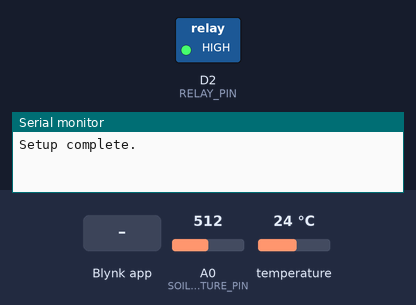
The sketch below on a simulated ESP8266 (NodeMCU). On the bench: switched loads named in the sketch (green lamp = pin HIGH), the last lines printed to the serial monitor. Inputs (shaded band) come from the test bench; at power-on: A0 (SOIL_MOISTURE_PIN) = 512, temperature 24 °C. WiFi joins after 1.5 s; servers stay silent unless stated.

Above: at 3.0 s.
3.1 s: A0 (SOIL_MOISTURE_PIN) set to 702
5.7 s: A0 (SOIL_MOISTURE_PIN) set to 728
At 7.1 s:
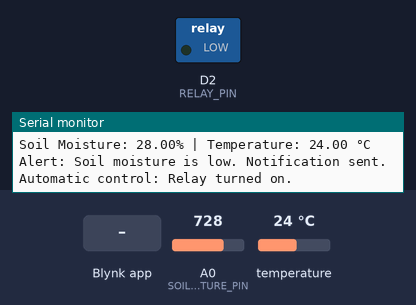
10.0 s: Blynk app writes 0 to V2
At 11.3 s:
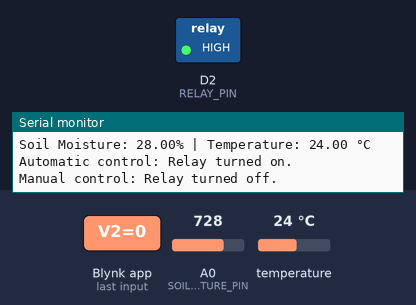
12.0 s: A0 (SOIL_MOISTURE_PIN) set to 511
At 14.7 s:
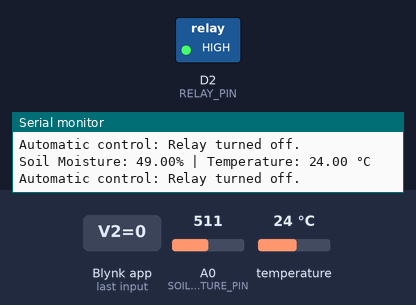
15.0 s: A0 (SOIL_MOISTURE_PIN) set to 716
At 17.1 s:
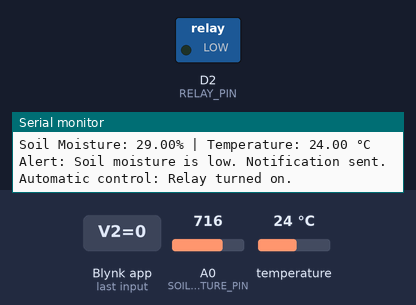
Timing chart, 0 to 18.6 s (numbered marks = the images above; inputs shaded):
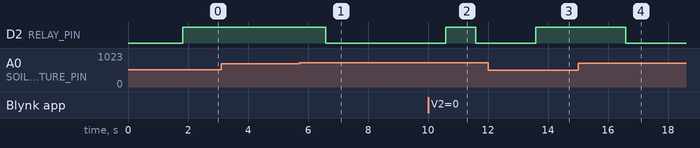

Measured:
- the behaviour switches between 710 and 711 on A0 (SOIL_MOISTURE_PIN) (found by bisection; images 0 and 1)
- after the input at 5.7 s, D2 (RELAY_PIN): HIGH → LOW after 0.89 s
- after the input at 10.0 s, D2 (RELAY_PIN): LOW → HIGH after 0.59 s, → LOW 1.0 s later
- after the input at 12.0 s, D2 (RELAY_PIN): LOW → HIGH after 1.6 s
- after the input at 15.0 s, D2 (RELAY_PIN): HIGH → LOW after 1.6 s

The sketch:

smart-soil-monitoring.ino
```cpp
#define BLYNK_TEMPLATE_NAME "<Given-Template-Name>"
#define BLYNK_TEMPLATE_ID "<Given-Template-ID>"
#define BLYNK_AUTH_TOKEN "<Given-Auth-Token>"

#define BLYNK_PRINT Serial

#include <ESP8266WiFi.h>
#include <BlynkSimpleEsp8266.h>
#include <OneWire.h>
#include <DallasTemperature.h>

// WiFi credentials
char ssid[] = "YourWifiName";
char pass[] = "YourWifiPassword";

// DS18B20 data wire
#define ONE_WIRE_BUS D4

OneWire oneWire(ONE_WIRE_BUS);
DallasTemperature sensors(&oneWire);

BlynkTimer timer;

// Soil moisture sensor pin
#define SOIL_MOISTURE_PIN A0

// Relay control pin
#define RELAY_PIN D2

// Moisture threshold
int moistureThreshold = 30;

bool moistureAlertSent = false;
bool manualControl = false;

void setup() {
  Serial.begin(115200);

  Blynk.begin(BLYNK_AUTH_TOKEN, ssid, pass);
  sensors.begin();

  pinMode(RELAY_PIN, OUTPUT);
  digitalWrite(RELAY_PIN, HIGH); // Relay off initially

  timer.setInterval(1000L, sendSensor);

  Serial.println("Setup complete.");
}

// Blynk manual control button on V2
BLYNK_WRITE(V2) {
  int buttonState = param.asInt();

  if (buttonState == 1) {
    manualControl = true;
    digitalWrite(RELAY_PIN, LOW);
    Serial.println("Manual control: Relay turned on.");
  } else {
    manualControl = false;
    digitalWrite(RELAY_PIN, HIGH);
    Serial.println("Manual control: Relay turned off.");
  }
}

void sendSensor() {
  int soilMoistureValue = analogRead(SOIL_MOISTURE_PIN);

  float soilMoisturePercent =
      map(soilMoistureValue, 1023, 0, 0, 100);

  sensors.requestTemperatures();
  float temperatureC = sensors.getTempCByIndex(0);

  Serial.print("Soil Moisture: ");
  Serial.print(soilMoisturePercent);
  Serial.print("% | Temperature: ");
  Serial.print(temperatureC);
  Serial.println(" °C");

  Blynk.virtualWrite(V0, soilMoisturePercent);
  Blynk.virtualWrite(V1, temperatureC);

  if (soilMoisturePercent < moistureThreshold && !moistureAlertSent) {
    Blynk.logEvent(
      "low_soil_moisture",
      "Soil moisture is low! Please water your plants."
    );

    Serial.println("Alert: Soil moisture is low. Notification sent.");
    moistureAlertSent = true;
  } else if (soilMoisturePercent >= moistureThreshold) {
    moistureAlertSent = false;
  }

  if (soilMoisturePercent < moistureThreshold && !manualControl) {
    digitalWrite(RELAY_PIN, LOW);
    Serial.println("Automatic control: Relay turned on.");
  } else if (!manualControl) {
    digitalWrite(RELAY_PIN, HIGH);
    Serial.println("Automatic control: Relay turned off.");
  }
}

void loop() {
  Blynk.run();
  timer.run();
}

/*
Uploading:
1. Connect NodeMCU to the laptop via USB.
2. Select the appropriate board and port in Arduino IDE.
3. Upload the code to the NodeMCU.
4. Open Serial Monitor to check readings and debug information.

Testing:
- Check soil moisture and temperature readings.
- Verify readings are sent to Blynk.
- Test automatic water-pump operation.
- Test manual pump control using the Blynk app.

The system provides real-time soil data for efficient irrigation
control for small-scale farmers.
*/
```
